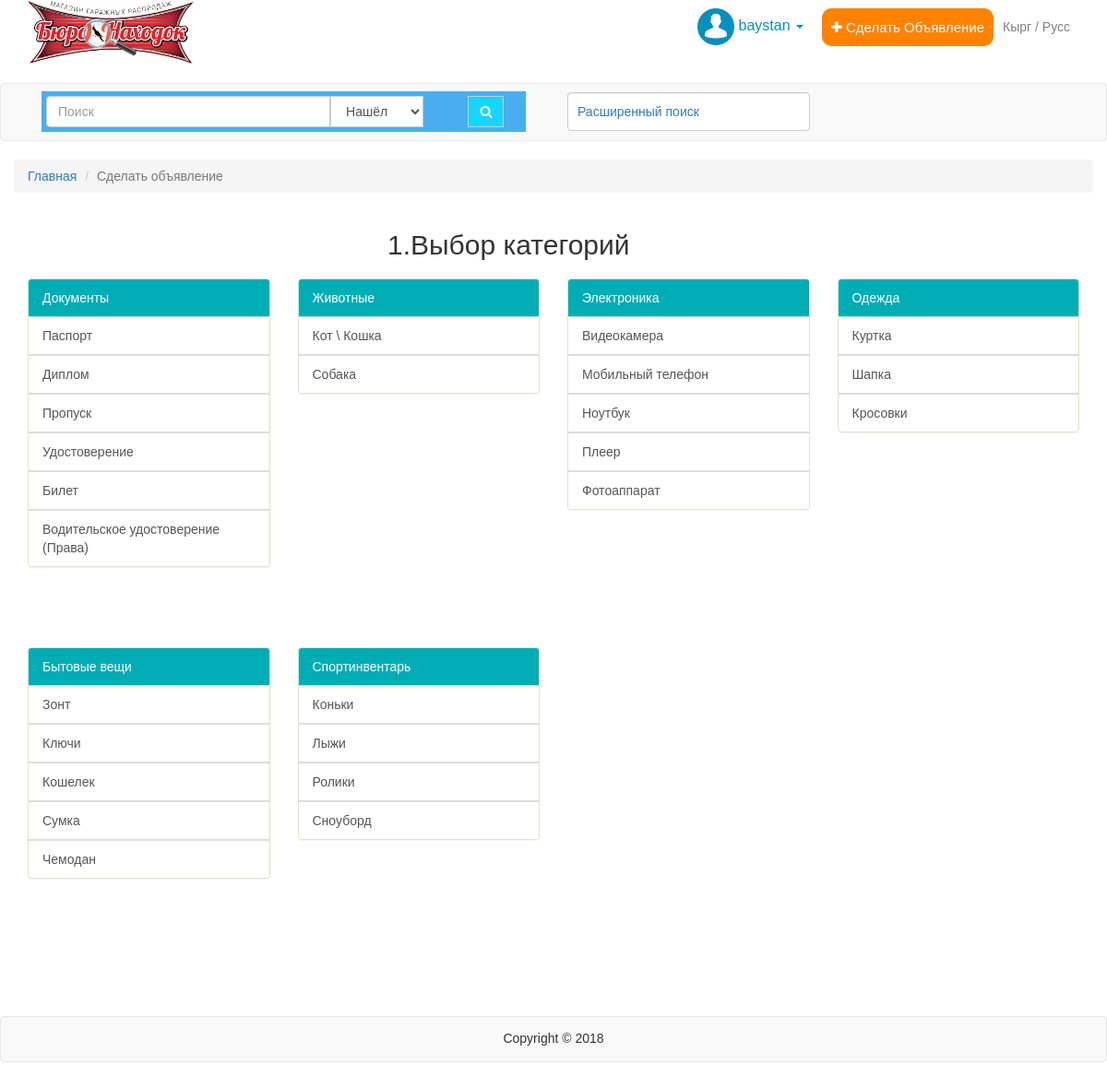
/ad.php (signed in), run on an earlier commit of the app's database.
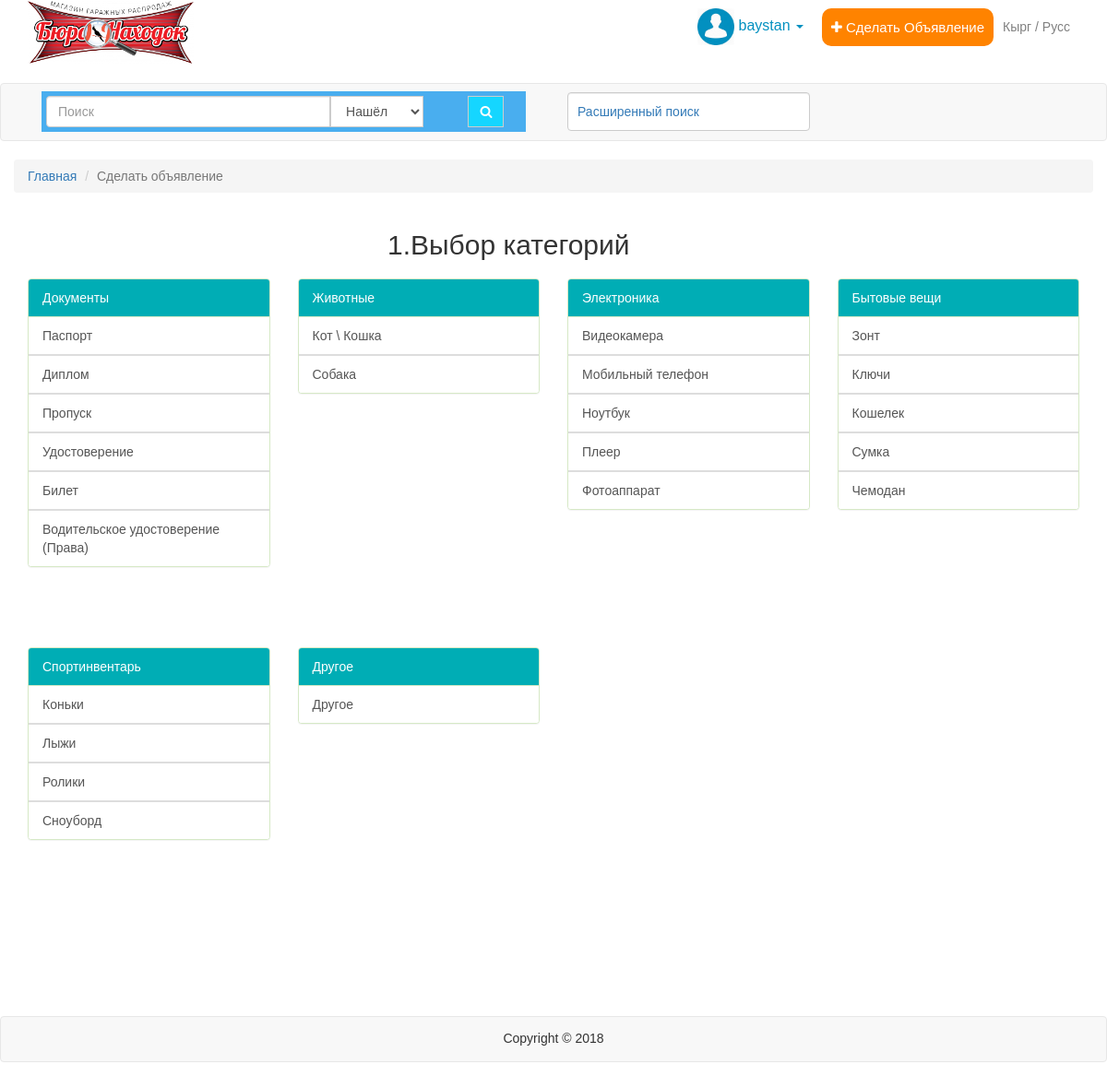
And on a later commit of the database.
### tables this page shows
CREATE TABLE IF NOT EXISTS `categories` (
  `id` int(11) NOT NULL AUTO_INCREMENT,
  `name` varchar(250) NOT NULL,
  `found` varchar(250) NOT NULL,
  PRIMARY KEY (`id`)
);

CREATE TABLE IF NOT EXISTS `subcategory` (
  `id` int(11) NOT NULL AUTO_INCREMENT,
  `name` varchar(250) NOT NULL,
  `id_category` int(11) NOT NULL,
  PRIMARY KEY (`id`)
);

### ad.php (the view, shortened to what this page needs)
<?php
$connection = mysqli_connect("localhost", "root", "", "buronahodok");
mysqli_set_charset($connection,'utf8');
?>
<!DOCTYPE html>
<html>
<head>
  <link  href="css/bootstrap.css" rel="stylesheet">
  <link rel="stylesheet" type="text/css" href="css/style.css">
  <link rel="stylesheet" type="text/css" href="css/font-awesome.min.css">
  <link rel="stylesheet" href="css/animate.css">
</head>
<body>
      <header class="header">
  <nav class="navbar">
    <div class="container">
    <div class="navbar-header">
      <span><img class="logo" src="img/logo.png"></span>
    </div>
    <div class="navbar-form navbar-right">
    <?php
      if(isset($_SESSION['login'])) {
    ?>
    <div class="user_1 btn-group">
      <div class="user" data-toggle="dropdown"><img class="account_icon" src="img/acc.jpg"> <? echo $_SESSION['login'] ?>
      <span class="caret"></span>
      </div>
      <a <? if (isset($_SESSION['login'])) { echo 'href="ad.php"';} else{echo 'href="chek_in.php"';} ?>>
        <div class="ad">
          <p><i class="fa fa-plus"></i> Сделать Объявление</p>
        </div>
      </a>
      <div class="language">
        Кырг / Русс
      </div>
    <?
    }
    else {
      ?>
        <a href="sign_in.php" class="btn btn-primary border" id="login">Войти</a>
      <a href="chek_in.php" class="btn btn-success border" id="reg">Зарегистрироваться</a>
    <?
    }
    ?>
    </div>
  </nav>
</header>
<section class="section1">
  <nav class="navbar navbar-default">
    <div class="container">
      <div class="row">
      <div class="col-md-6 col-sm-6 col-xs-12">
         <form class="navbar-form" action="search.php" method="POST">
            <div class="input-group">
              <input type="text" class="form-control" placeholder="Поиск">
              <div class="input-group-btn">
                <select class="search" name="aa">
                  <option value=1>Нашёл</option>
                  </select>
              </div>
              <div class="input-group-btn">
                <button class="btn btn-default" type="submit" name="seke"><i class="fa fa-search"></i></button>
              </div>
            </div>
          </form>
        </div>
          <div class="col-md-3 col-sm-4 col-xs-12 bot">
            <div class="poisk"><a data-toggle="collapse" href="#collapseTwo">Расширенный поиск</a></div>
          </div>
      </div>
    </div>
  </nav>
</section>
<div class="container">
  <div class="row">
    <ol class="breadcrumb">
      <li><a href="index.php">Главная</a></li>
      <li class="active">Сделать объявление</li>
  </ol>
  </div>
</div>
<div class="container bot">
  <div class="row">
    <div class="col-md-4 col-sm-5 col-xs-6 col-md-offset-4 col-sm-offset-4 col-xs-offset-3"><h2>1.Выбор категорий</h2></div>
  </div>
</div>
<section>
	<div class="container">
		<div class="row">
      <div class="col-md-12 col-sm-12 col-xs-12">
        <div class="row">
<?php
    $result = mysqli_query($connection, "SELECT * FROM categories");
  while ($row =mysqli_fetch_row($result)) {
?>
      <div class="col-md-3 col-sm-3 col-xs-6 min">
        <div class="panel panel-success">
          <div class="panel-heading"><? echo $row[1]; ?></div>
<?
  $result1 = mysqli_query($connection, "SELECT * FROM subcategory WHERE id_category=".$row[0]);
  while ($row1 =mysqli_fetch_row($result1)) {
    ?>
          <ul class="list-group">
            <a href="ad2.php?id_categories=<? echo $row[0] ?> && id_subcategory=<? echo $row1[0] ?>" class="list-group-item"><? echo $row1[1]; ?></a>
          </ul>
<?
}
?>
        </div>
      </div>
<?
}
?>
    </div>
  </div>
		</div>
	</div>
</section>
<footer class="footer">
  <div class="navbar navbar-default">
    <div class="container">
      <div class="row">
        <div class="center"><p>Copyright © 2018</p></div>
      </div>
    </div>
  </div>
</footer>
</body>
</html>

### css/style.css (style rules this page uses)
* { box-sizing: border-box; }
body { height: 5000px; font-size: 14px; font-family: Arial, sans-serif; }
img { width: 100% }
ul { padding: 0; margin: 0; }
.panel-success > .panel-heading { background-color:#00ADB5; color: #fff; }
.bot { margin-bottom: 10px }
.logo { width: 180px }
ul { list-style: none; padding: 0; margin: 0 }
.user { font-size: 16px; color: #0290c0; float: left; margin-right: 20px }
.input-group-btn:last-child > .btn { background-color: #15d6ff; color: #fff; border-radius: 0; }
.search { height: 34px; padding: 6px 12px; font-size: 14px; color: #555; background-color: #fff; border: 1px solid #ccc; float: left; }
.account_icon { width: 40px; }
.ad { float: left; padding: 10px; background-color: #ff8300; border-radius: 10px; font-size: 15px; }
.ad p { margin: 0; padding: 0; color: #fff }
.language { color: grey; padding: 10px; float: left; }
.navbar-form .input-group { background-color: #49aeef; padding: 5px; width: 100% }
.poisk { display: block; width: 100%; padding: 10px; font-size: 14px; line-height: 1.42857143; color: #555; margin-top: 9px; background-color: #fff; background-image: none; border: 1px solid #ccc; border-radius: 4px; -webkit-box-shadow: inset 0 1px 1px rgba(0, 0, 0, .075); box-shadow: inset 0 1px 1px rgba(0, 0, 0, .075); -webkit-transition: border-color ease-in-out .15s, -webkit-box-shadow ease-in-out .15s; -o-transition: border-color ease-in-out .15s, box-shadow ease-in-out .15s; transition: border-color ease-in-out .15s, box-shadow ease-in-out .15s; }
.user_1 { float: left; }
.center { text-align: center; }
.min { min-height: 400px }
.footer p { margin-top: 13px }
.navbar-default .navbar-form { border: none; }

What changed in the data, as far as the page shows it:
removed categories: name "Одежда"
removed subcategory: name "Куртка", shown under "Одежда"
removed subcategory: name "Шапка", shown under "Одежда"
removed subcategory: name "Кросовки", shown under "Одежда"
added categories: name "Другое"
added subcategory: name "Другое"
